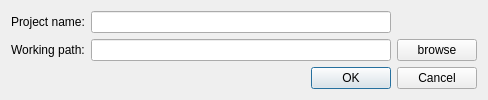
<?xml version="1.0" encoding="UTF-8"?>
<ui version="4.0">
 <class>NewPrjDlg</class>
 <widget class="QDialog" name="NewPrjDlg">
  <property name="geometry">
   <rect>
    <x>0</x>
    <y>0</y>
    <width>461</width>
    <height>81</height>
   </rect>
  </property>
  <property name="sizePolicy">
   <sizepolicy hsizetype="Preferred" vsizetype="Fixed">
    <horstretch>0</horstretch>
    <verstretch>0</verstretch>
   </sizepolicy>
  </property>
  <property name="windowTitle">
   <string>New project</string>
  </property>
  <layout class="QVBoxLayout" name="verticalLayout">
   <item>
    <layout class="QGridLayout" name="gridLayout">
     <item row="0" column="0">
      <widget class="QLabel" name="label">
       <property name="text">
        <string>Project name:</string>
       </property>
      </widget>
     </item>
     <item row="1" column="1">
      <widget class="QLineEdit" name="lineEdit_workpath">
       <property name="minimumSize">
        <size>
         <width>300</width>
         <height>0</height>
        </size>
       </property>
      </widget>
     </item>
     <item row="0" column="1">
      <widget class="QLineEdit" name="lineEdit_name"/>
     </item>
     <item row="1" column="0">
      <widget class="QLabel" name="label_2">
       <property name="text">
        <string>Working path:</string>
       </property>
      </widget>
     </item>
     <item row="1" column="2">
      <widget class="QPushButton" name="pushButton">
       <property name="text">
        <string>browse</string>
       </property>
      </widget>
     </item>
    </layout>
   </item>
   <item>
    <widget class="QDialogButtonBox" name="buttonBox">
     <property name="orientation">
      <enum>Qt::Horizontal</enum>
     </property>
     <property name="standardButtons">
      <set>QDialogButtonBox::Cancel|QDialogButtonBox::Ok</set>
     </property>
    </widget>
   </item>
  </layout>
 </widget>
 <tabstops>
  <tabstop>lineEdit_name</tabstop>
  <tabstop>lineEdit_workpath</tabstop>
  <tabstop>pushButton</tabstop>
 </tabstops>
 <resources/>
 <connections>
  <connection>
   <sender>buttonBox</sender>
   <signal>accepted()</signal>
   <receiver>NewPrjDlg</receiver>
   <slot>accept()</slot>
   <hints>
    <hint type="sourcelabel">
     <x>248</x>
     <y>254</y>
    </hint>
    <hint type="destinationlabel">
     <x>157</x>
     <y>274</y>
    </hint>
   </hints>
  </connection>
  <connection>
   <sender>buttonBox</sender>
   <signal>rejected()</signal>
   <receiver>NewPrjDlg</receiver>
   <slot>reject()</slot>
   <hints>
    <hint type="sourcelabel">
     <x>316</x>
     <y>260</y>
    </hint>
    <hint type="destinationlabel">
     <x>286</x>
     <y>274</y>
    </hint>
   </hints>
  </connection>
 </connections>
</ui>
